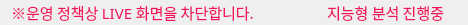
                         <widget class="QWidget" name="widget_9" native="true">
                          <property name="minimumSize">
                           <size>
                            <width>0</width>
                            <height>0</height>
                           </size>
                          </property>
                          <property name="maximumSize">
                           <size>
                            <width>16777215</width>
                            <height>25</height>
                           </size>
                          </property>
                          <layout class="QVBoxLayout" name="verticalLayout_33">
                           <property name="spacing">
                            <number>6</number>
                           </property>
                           <property name="topMargin">
                            <number>0</number>
                           </property>
                           <property name="bottomMargin">
                            <number>0</number>
                           </property>
                           <item>
                            <layout class="QHBoxLayout" name="horizontalLayout_54">
                             <item>
                              <layout class="QHBoxLayout" name="horizontalLayout_63">
                               <property name="spacing">
                                <number>0</number>
                               </property>
                               <item>
                                <widget class="QLabel" name="camera_page_block_label">
                                 <property name="sizePolicy">
                                  <sizepolicy hsizetype="Fixed" vsizetype="Fixed">
                                   <horstretch>0</horstretch>
                                   <verstretch>0</verstretch>
                                  </sizepolicy>
                                 </property>
                                 <property name="minimumSize">
                                  <size>
                                   <width>63</width>
                                   <height>21</height>
                                  </size>
                                 </property>
                                 <property name="maximumSize">
                                  <size>
                                   <width>260</width>
                                   <height>21</height>
                                  </size>
                                 </property>
                                 <property name="font">
                                  <font>
                                   <family>Sans</family>
                                   <pointsize>11</pointsize>
                                  </font>
                                 </property>
                                 <property name="styleSheet">
                                  <string notr="true">color: rgb(242, 18, 94);</string>
                                 </property>
                                 <property name="text">
                                  <string>※운영 정책상 LIVE 화면을 차단합니다.</string>
                                 </property>
                                 <property name="alignment">
                                  <set>Qt::AlignmentFlag::AlignCenter</set>
                                 </property>
                                </widget>
                               </item>
                              </layout>
                             </item>
                             <item>
                              <spacer name="horizontalSpacer_45">
                               <property name="orientation">
                                <enum>Qt::Orientation::Horizontal</enum>
                               </property>
                               <property name="sizeHint" stdset="0">
                                <size>
                                 <width>40</width>
                                 <height>20</height>
                                </size>
                               </property>
                              </spacer>
                             </item>
                             <item>
                              <widget class="QLabel" name="camera_page_ai_active_icon">
                               <property name="sizePolicy">
                                <sizepolicy hsizetype="Fixed" vsizetype="Fixed">
                                 <horstretch>0</horstretch>
                                 <verstretch>0</verstretch>
                                </sizepolicy>
                               </property>
                               <property name="minimumSize">
                                <size>
                                 <width>21</width>
                                 <height>21</height>
                                </size>
                               </property>
                               <property name="maximumSize">
                                <size>
                                 <width>21</width>
                                 <height>21</height>
                                </size>
                               </property>
                               <property name="font">
                                <font>
                                 <family>Sans</family>
                                </font>
                               </property>
                               <property name="styleSheet">
                                <string notr="true">color: rgb(242, 18, 94);</string>
                               </property>
                               <property name="text">
                                <string/>
                               </property>
                               <property name="pixmap">
                                <pixmap resource="../resourece.qrc">:/ui/ui/images/ico_analysis_on.svg</pixmap>
                               </property>
                               <property name="scaledContents">
                                <bool>true</bool>
                               </property>
                              </widget>
                             </item>
                             <item>
                              <widget class="QLabel" name="camera_page_ai_active_label">
                               <property name="sizePolicy">
                                <sizepolicy hsizetype="Fixed" vsizetype="Fixed">
                                 <horstretch>0</horstretch>
                                 <verstretch>0</verstretch>
                                </sizepolicy>
                               </property>
                               <property name="minimumSize">
                                <size>
                                 <width>130</width>
                                 <height>21</height>
                                </size>
                               </property>
                               <property name="maximumSize">
                                <size>
                                 <width>130</width>
                                 <height>21</height>
                                </size>
                               </property>
                               <property name="font">
                                <font>
                                 <family>Sans</family>
                                 <pointsize>11</pointsize>
                                </font>
                               </property>
                               <property name="styleSheet">
                                <string notr="true">color: rgb(242, 18, 94);</string>
                               </property>
                               <property name="text">
                                <string>지능형 분석 진행중</string>
                               </property>
                              </widget>
                             </item>
                            </layout>
                           </item>
                          </layout>
                         </widget>
